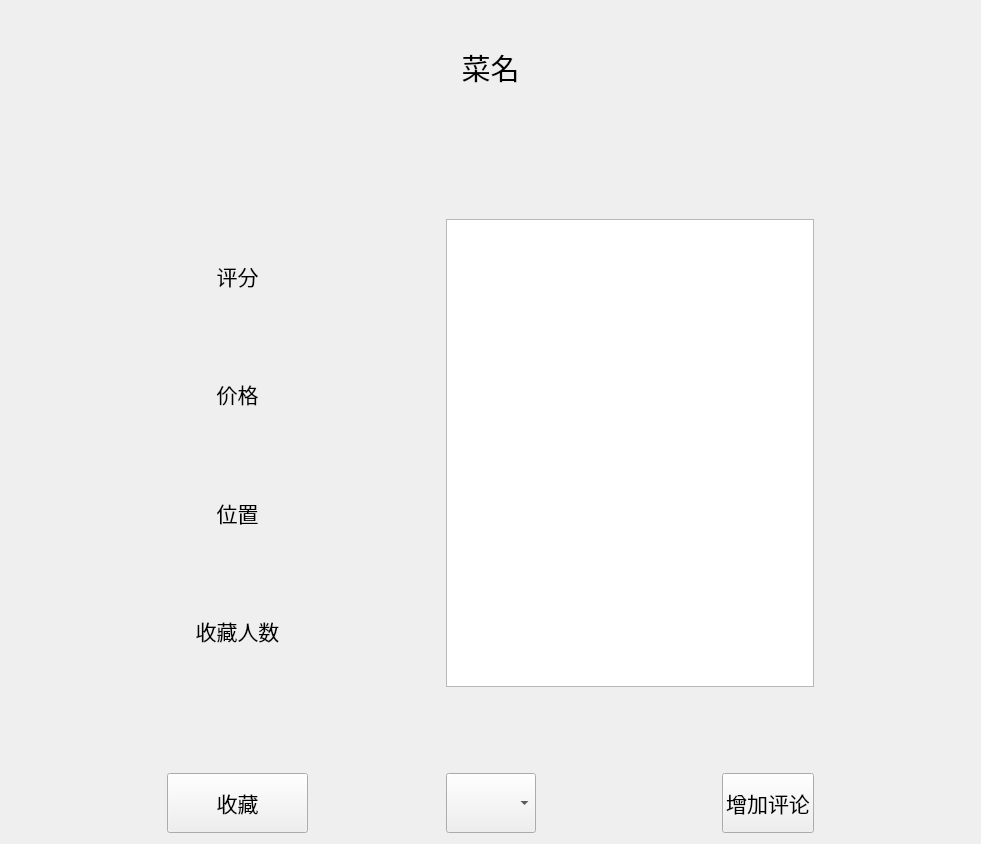
<?xml version="1.0" encoding="UTF-8"?>
<ui version="4.0">
 <class>Form</class>
 <widget class="QWidget" name="Form">
  <property name="geometry">
   <rect>
    <x>0</x>
    <y>0</y>
    <width>964</width>
    <height>844</height>
   </rect>
  </property>
  <property name="sizePolicy">
   <sizepolicy hsizetype="Preferred" vsizetype="Maximum">
    <horstretch>0</horstretch>
    <verstretch>0</verstretch>
   </sizepolicy>
  </property>
  <property name="minimumSize">
   <size>
    <width>0</width>
    <height>70</height>
   </size>
  </property>
  <property name="windowTitle">
   <string>Form</string>
  </property>
  <layout class="QVBoxLayout" name="verticalLayout">
   <item>
    <layout class="QGridLayout" name="gridLayout" rowstretch="0,0,0,0,0,0,0,0" columnstretch="0,0,0,0,0,0">
     <item row="6" column="1">
      <spacer name="verticalSpacer">
       <property name="orientation">
        <enum>Qt::Vertical</enum>
       </property>
       <property name="sizeType">
        <enum>QSizePolicy::Fixed</enum>
       </property>
       <property name="sizeHint" stdset="0">
        <size>
         <width>20</width>
         <height>80</height>
        </size>
       </property>
      </spacer>
     </item>
     <item row="7" column="4">
      <layout class="QHBoxLayout" name="horizontalLayout">
       <item>
        <widget class="QComboBox" name="comboBox">
         <property name="minimumSize">
          <size>
           <width>90</width>
           <height>60</height>
          </size>
         </property>
         <property name="font">
          <font>
           <family>华文中宋</family>
           <pointsize>16</pointsize>
          </font>
         </property>
         <property name="placeholderText">
          <string>评分</string>
         </property>
         <item>
          <property name="text">
           <string>1</string>
          </property>
         </item>
         <item>
          <property name="text">
           <string>2</string>
          </property>
         </item>
         <item>
          <property name="text">
           <string>3</string>
          </property>
         </item>
         <item>
          <property name="text">
           <string>4</string>
          </property>
         </item>
         <item>
          <property name="text">
           <string>5</string>
          </property>
         </item>
        </widget>
       </item>
       <item>
        <spacer name="horizontalSpacer">
         <property name="orientation">
          <enum>Qt::Horizontal</enum>
         </property>
         <property name="sizeType">
          <enum>QSizePolicy::Fixed</enum>
         </property>
         <property name="sizeHint" stdset="0">
          <size>
           <width>180</width>
           <height>20</height>
          </size>
         </property>
        </spacer>
       </item>
       <item>
        <widget class="QPushButton" name="make_comment_pushButton">
         <property name="sizePolicy">
          <sizepolicy hsizetype="Minimum" vsizetype="Fixed">
           <horstretch>0</horstretch>
           <verstretch>10</verstretch>
          </sizepolicy>
         </property>
         <property name="minimumSize">
          <size>
           <width>0</width>
           <height>60</height>
          </size>
         </property>
         <property name="font">
          <font>
           <family>华文中宋</family>
           <pointsize>16</pointsize>
          </font>
         </property>
         <property name="text">
          <string>增加评论</string>
         </property>
         <property name="iconSize">
          <size>
           <width>16</width>
           <height>20</height>
          </size>
         </property>
        </widget>
       </item>
      </layout>
     </item>
     <item row="1" column="1">
      <spacer name="verticalSpacer_2">
       <property name="orientation">
        <enum>Qt::Vertical</enum>
       </property>
       <property name="sizeType">
        <enum>QSizePolicy::Fixed</enum>
       </property>
       <property name="sizeHint" stdset="0">
        <size>
         <width>20</width>
         <height>90</height>
        </size>
       </property>
      </spacer>
     </item>
     <item row="2" column="4" rowspan="4">
      <widget class="QListWidget" name="comments_listWidget"/>
     </item>
     <item row="4" column="1">
      <widget class="QLabel" name="position_label">
       <property name="font">
        <font>
         <family>华文中宋</family>
         <pointsize>16</pointsize>
        </font>
       </property>
       <property name="text">
        <string>位置</string>
       </property>
       <property name="alignment">
        <set>Qt::AlignCenter</set>
       </property>
      </widget>
     </item>
     <item row="4" column="2">
      <spacer name="horizontalSpacer_2">
       <property name="orientation">
        <enum>Qt::Horizontal</enum>
       </property>
       <property name="sizeType">
        <enum>QSizePolicy::Fixed</enum>
       </property>
       <property name="sizeHint" stdset="0">
        <size>
         <width>120</width>
         <height>20</height>
        </size>
       </property>
      </spacer>
     </item>
     <item row="5" column="1">
      <widget class="QLabel" name="star_num_label">
       <property name="font">
        <font>
         <family>华文中宋</family>
         <pointsize>16</pointsize>
        </font>
       </property>
       <property name="text">
        <string>收藏人数</string>
       </property>
       <property name="alignment">
        <set>Qt::AlignCenter</set>
       </property>
      </widget>
     </item>
     <item row="3" column="1">
      <widget class="QLabel" name="cost_label">
       <property name="font">
        <font>
         <family>华文中宋</family>
         <pointsize>16</pointsize>
        </font>
       </property>
       <property name="text">
        <string>价格</string>
       </property>
       <property name="alignment">
        <set>Qt::AlignCenter</set>
       </property>
      </widget>
     </item>
     <item row="4" column="0" rowspan="2">
      <widget class="QWidget" name="widget_2" native="true">
       <property name="minimumSize">
        <size>
         <width>150</width>
         <height>0</height>
        </size>
       </property>
      </widget>
     </item>
     <item row="7" column="1">
      <widget class="QPushButton" name="star_pushButton">
       <property name="minimumSize">
        <size>
         <width>0</width>
         <height>60</height>
        </size>
       </property>
       <property name="font">
        <font>
         <family>华文中宋</family>
         <pointsize>16</pointsize>
        </font>
       </property>
       <property name="text">
        <string>收藏</string>
       </property>
      </widget>
     </item>
     <item row="2" column="5">
      <widget class="QWidget" name="widget_3" native="true">
       <property name="minimumSize">
        <size>
         <width>150</width>
         <height>0</height>
        </size>
       </property>
      </widget>
     </item>
     <item row="2" column="1">
      <widget class="QLabel" name="level_label">
       <property name="minimumSize">
        <size>
         <width>141</width>
         <height>0</height>
        </size>
       </property>
       <property name="maximumSize">
        <size>
         <width>16777215</width>
         <height>117</height>
        </size>
       </property>
       <property name="font">
        <font>
         <family>华文中宋</family>
         <pointsize>16</pointsize>
         <bold>false</bold>
        </font>
       </property>
       <property name="text">
        <string>评分</string>
       </property>
       <property name="alignment">
        <set>Qt::AlignCenter</set>
       </property>
      </widget>
     </item>
     <item row="0" column="1" colspan="4">
      <widget class="QLabel" name="label">
       <property name="font">
        <font>
         <family>华文中宋</family>
         <pointsize>22</pointsize>
        </font>
       </property>
       <property name="text">
        <string>菜名</string>
       </property>
       <property name="alignment">
        <set>Qt::AlignCenter</set>
       </property>
      </widget>
     </item>
    </layout>
   </item>
  </layout>
 </widget>
 <resources/>
 <connections/>
</ui>
